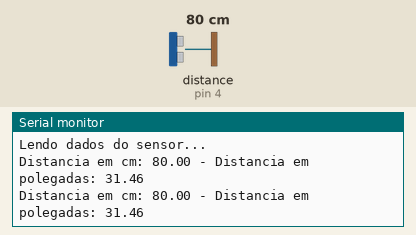
Simulated run of this sketch. Board: Arduino Uno, built with avr-gcc and run on an emulated ATmega328P. On the bench: the last lines printed to the serial monitor. Inputs (shaded band) come from the test bench; at power-on: distance to the obstacle (sensor on pin 4) 80 cm. The echo pulse lasts 58.3 µs per cm.

Above: at 3.8 s.
3.9 s: distance to the obstacle (sensor on pin 4) set to 2 cm
At 6.4 s:
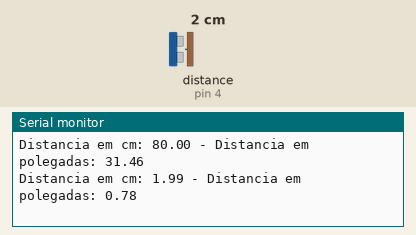
7.8 s: distance to the obstacle (sensor on pin 4) set to 4 cm
At 10.0 s:
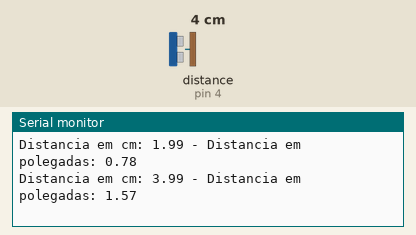
Timing chart, 0 to 11.5 s (numbered marks = the images above; inputs shaded):
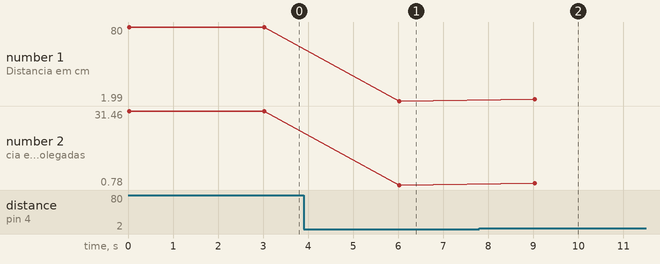

Measured:
- after the input at 3.9 s, the serial monitor: prints a new line after 2.1 s (image 1)
- after the input at 7.8 s, the serial monitor: prints a new line after 1.2 s (image 2)
- plotted number 1: 80 → 1.99 after the input at 3.9 s, 1.99 → 3.99 after the input at 7.8 s
- plotted number 2: 31.46 → 0.78 after the input at 3.9 s, 0.78 → 1.57 after the input at 7.8 s

The sketch:

EasyPark_v1.ino
```cpp
//Programa: Monitoramento de vagas em tempo real
//Autor: LuizFritsch

//Carrega a biblioteca do sensor ultrassonico
#include <Ultrasonic.h>

//Define os pinos para o trigger e echo
#define pino_trigger 5
#define pino_echo 4

//Inicializa o sensor nos pinos definidos acima
Ultrasonic ultrasonic(pino_trigger, pino_echo);

void setup()
{
  Serial.begin(9600);
  Serial.println("Lendo dados do sensor...");
}

void loop()
{
  //Le as informacoes do sensor, em cm e pol
  float cmMsec, inMsec;
  long microsec = ultrasonic.timing();
  cmMsec = ultrasonic.convert(microsec, Ultrasonic::CM);
  inMsec = ultrasonic.convert(microsec, Ultrasonic::IN);
  //Exibe informacoes no serial monitor
  Serial.print("Distancia em cm: ");
  Serial.print(cmMsec);
  Serial.print(" - Distancia em polegadas: ");
  Serial.println(inMsec);
  delay(3000);
  if(cmMsec>10){
    digitalWrite(3, HIGH);
    digitalWrite(2, LOW);
  }else{
      digitalWrite(2, HIGH);
      digitalWrite(3, LOW);
  }


}
```
